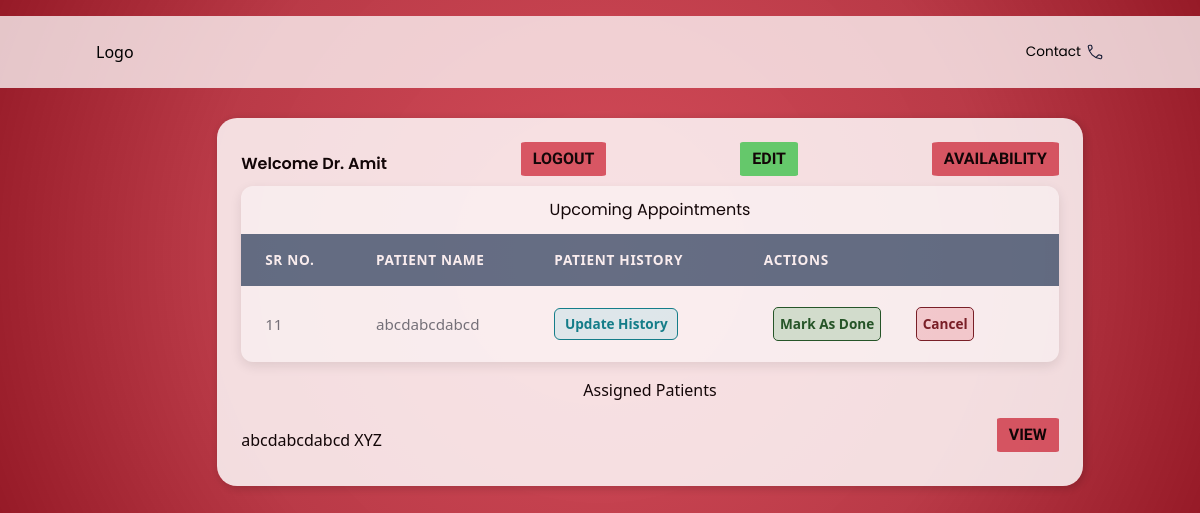
The app's page /doctor_dashboard/1, older data.
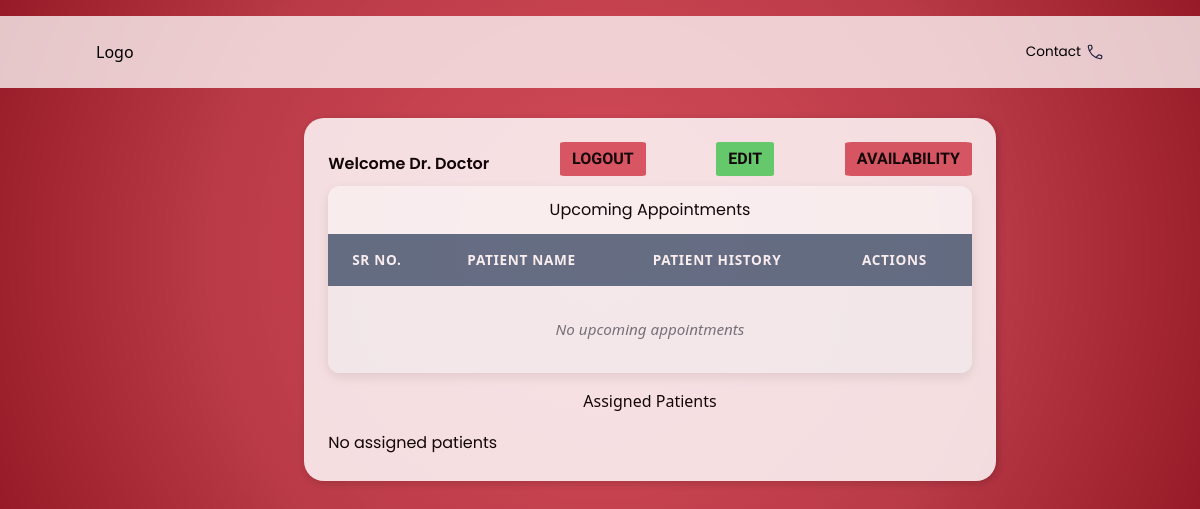
The same page, newer data.
### models.py (models this page shows)
class Doctor(db.Model):
    DoctorID = db.Column(db.Integer, primary_key=True)
    FirstName = db.Column(db.String,nullable=False)
    LastName = db.Column(db.String,nullable=False)
    Username= db.Column(db.String, nullable=False)
    Password = db.Column(db.String, nullable=False)
    available=db.Column(db.String)
    Department = db.Column(db.String, db.ForeignKey('department.Department_name'), nullable=False)
    Position = db.Column(db.String)
    Experience = db.Column(db.Integer)
    Remarks = db.Column(db.String)
    photo = db.Column(db.String)
    appointments = db.relationship('Appointment', back_populates='doctor', cascade="all, delete")
    department_rel = db.relationship('Department', back_populates='doctors')

class Appointment(db.Model):
    AppointmentID = db.Column(db.Integer, primary_key=True)
    PatientID = db.Column(db.Integer, db.ForeignKey('patient.PatientID'), nullable=False)
    DoctorID = db.Column(db.Integer, db.ForeignKey('doctor.DoctorID'), nullable=False)
    Date=db.Column(db.Date)
    Time = db.Column(db.String)
    Purpose=db.Column(db.String)
    Status=db.Column(db.Enum("Booked","Completed","Cancelled"),
        nullable=False,
        default='Booked'
    )
    patient = db.relationship('Patient', back_populates='appointments')
    doctor = db.relationship('Doctor', back_populates='appointments')

class Patient(db.Model):
    PatientID = db.Column(db.Integer, primary_key=True)
    FirstName = db.Column(db.String,nullable=False)
    LastName = db.Column(db.String,nullable=False)
    Username= db.Column(db.String, nullable=False)
    Password = db.Column(db.String, nullable=False)
    appointments = db.relationship('Appointment', back_populates='patient', cascade="all, delete")
    histories = db.relationship('PatientHistory', back_populates='patient', cascade="all, delete")

### routes/doctor.py (the view)
@app.route('/doctor_dashboard/<int:doctorID>')
def doctor_dashboard(doctorID):
    doctor = Doctor.query.get(doctorID)
    appointments = Appointment.query.filter(
    Appointment.DoctorID == doctorID,
    Appointment.Status == "Booked"
    ).all()
    patient_map = {
        entry.PatientID: Patient.query.get(entry.PatientID)
        for entry in appointments
    }
    patient_ids = {appt.PatientID for appt in appointments}
    assigned_patients = Patient.query.filter(Patient.PatientID.in_(patient_ids)).all()
    return render_template("doctor_dashboard.html", doctor=doctor,appointments=appointments, patient_map=patient_map, assigned_patients=assigned_patients)

### templates/doctor_dashboard.html (shortened to what this page needs)
<!DOCTYPE html>
<html lang="en">
<head>
    <link rel="stylesheet" href="..\static\style.css">
    <script src="https://cdn.tailwindcss.com"></script>
</head>
<body>
    <header>
        <nav>
        <div class="logo">
            <h2>Logo</h2>
        </div>
        <div class="nav-icons">
            <ul>
            <li>Contact </li>
            </ul>
        </div>
        </nav>
    </header>
    <main>
        <div id="pageC">
            <div class="container">
                <div class="title">
                    <h3>Welcome Dr. {{ doctor.FirstName }}</h3>
                    <a href="{{ url_for('login') }}"><button class="logout">LOGOUT</button></a>
                    <a href="{{ url_for('edit_doctor', doctor_id=doctor.DoctorID) }}">
                            <button class="history">EDIT</button>
                    </a>
                    <a href="{{ url_for('doctor_availability', doctor_id=doctor.DoctorID) }}"><button class="logout">AVAILABILITY</button></a>
                </div>
                <div class="content">
                    <div class="appointments">
                        <h3>Upcoming Appointments</h3>
                        <table class="appointments-table">
                            <thead>
                                <tr>
                                    <th>Sr No.</th>
                                    <th>Patient Name</th>
                                    <th>Patient History</th>
                                    <th>Actions</th>
                                </tr>
                            </thead>
                        <tbody>
                            {% for appt in appointments %}
                                <tr>
                                    <td data-label="Sr No.">{{ appt.AppointmentID }}</td>
                                    <td data-label="Patient Name">{{ patient_map[appt.PatientID].FirstName }}</td>
                                    <td data-label="Patient History">
                                        <a href="{{ url_for('update_history', doctor_id=appt.DoctorID, patient_id=appt.PatientID) }}">
                                            Update History
                                        </a>
                                    </td>
                                    <td data-label="Actions">
                                        <a href="{{ url_for('complete_appointment', appt_id=appt.AppointmentID) }}"><button class="action-complete">Mark As Done</button></a>
                                        <a href="{{ url_for('cancel_doctor_appointment', appt_id=appt.AppointmentID) }}"><button class="action-cancel">Cancel</button></a>
                                    </td>
                                </tr>
                            {% else %}
                                <tr>
                                    <td colspan="4">No upcoming appointments</td>
                                </tr>
                            {% endfor %}
                        </tbody>
                        </table>
                    </div>
                    <div class="overview">
                        <h3>Assigned Patients</h3>
                    </div>
                    <div class="assigned-patients">
                        {% for patient in assigned_patients %}
                            <div class="patient-row flex justify-between items-center">
                                <span>{{ patient.FirstName }} {{ patient.LastName }}</span>
                                <a href="{{ url_for('view_patient_history', patient_id=patient.PatientID, doctorID=doctor.DoctorID) }}"><button class="logout">VIEW</button></a>
                            </div>
                        {% else %}
                            <p>No assigned patients</p>
                        {% endfor %}
                    </div>
                </div>
            </div>
        </div>
    </main>
</body>
</html>

Row changes from the older to the newer data that the page shows:
removed Appointment: AppointmentID "11", PatientID.FirstName "abcdabcdabcd"
no longer on this page (row edited): Patient: FirstName "abcdabcdabcd", LastName "XYZ"
changed Doctor: FirstName "Amit" → "Doctor"
Text that changed along with them:
text now shown: "No upcoming appointments No assigned patients"
